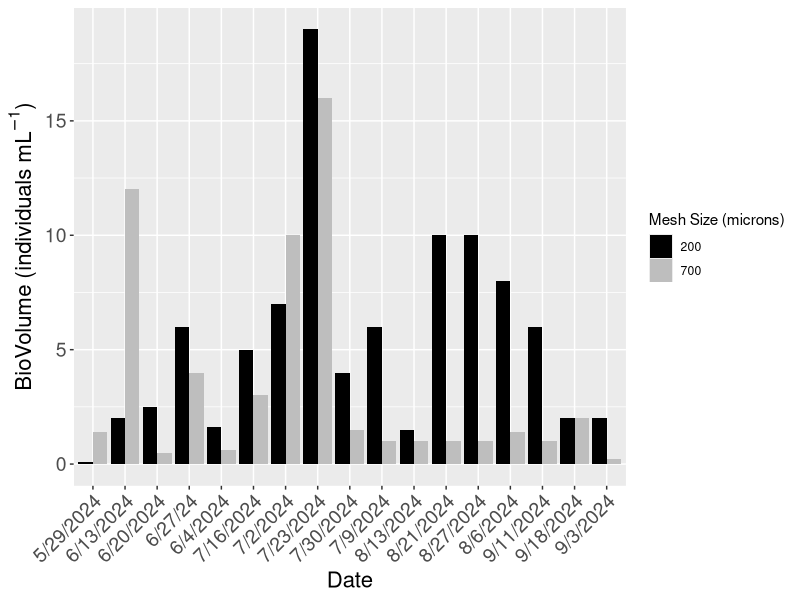

Reproduce this figure in R. (Note: this script raises an error after producing the figure.)
## ---- chunk 1
time_series <- read.csv("time_series_final.csv")
time_series
time_series <- na.omit(time_series)
time_series
## ---- chunk 2
time_series_df <- as.data.frame(time_series)
tow <- as.factor(time_series_df$Tow)
## ---- chunk 3
library(ggplot2)
library(dplyr)
## ---- chunk 4
# Use filter to extract specific locations
ram_time_series <- time_series_df %>%
  filter(Site %in% c("Ram"))
ram_time_series_df <- as.data.frame(ram_time_series)
print(ram_time_series_df)
tow <- as.factor(ram_time_series_df$Tow)

## ---- chunk 5
# Create the plot
biovolume_plot <- ggplot(data = ram_time_series_df, aes(x = Date, y = BioVol, fill = tow)) + 
  geom_bar(stat = "identity", position = "dodge") +  # Use dodge for side-by-side bars
  theme(axis.text.x = element_text(angle = 45, hjust = 1, size = 14),  # Rotate x-axis labels for readability and adjust size
    axis.text.y = element_text(size = 14),  # Adjust y-axis text size
    axis.title.x = element_text(size = 16),  # Adjust x-axis title size
    axis.title.y = element_text(size = 16),  # Adjust y-axis title size
    plot.title = element_text(size = 22, hjust = 0.5)) + # Adjust title size and center it)) +  # Rotate x-axis labels for readability
  ylab(expression("BioVolume (individuals" ~ mL^{-1} * ")")) + 
  xlab("Date") +  # Rename axis titles
  labs(fill = "Mesh Size (microns)") +  # Add a title
  scale_fill_manual(values = c("200" = "black", 
                                "700" = "grey"))  # Define custom colors
print(biovolume_plot)  # Show the plot
## ---- chunk 6
# Summarize the data by Species and Count
summary_count_ram <- ram_time_series %>%
  group_by(Species, Tow) %>%
  summarize(total_count = sum(Count), .groups = 'drop') %>%
  arrange(desc(total_count))  # Sort in descending order

# Print the summarized result
print(summary_count_ram)
## ---- chunk 7
meso <- read.csv("relative_abundance_ram_meso.csv")
relative_abundance_ram_meso_df <- as.data.frame(relative_abundance_ram_meso)
## ---- chunk 8
tow <- as.factor(relative_abundance_ram_meso_df$Tow)
stacked_bar_plot_ram_200 <- ggplot(relative_abundance_ram_meso_df, aes(x = tow, y = Relative_Abundance, fill = Species)) +
  geom_bar(stat = "identity") +
  labs(x = "Tow (microns)", y = "Relative Abundance") +
  scale_fill_manual(values = c("Centropages_sp" = "#9FE2BF", "Acartia_sp" = "#89CFF0", "Calanus_sp" = "#0000FF", "Evadne_nordmanni" = "#191970", "Paracalanus_sp" = "#0096FF", "Temora_longicornis" = "#00A36C", "Oithona_sp" = "#7393B3", "Podon_polyphemoides" = "#5D3FD3", "Pseudocalanus_sp" = "#4682B4", "Copepod_nauplii" = "#CCCCFF")) +  # Custom colors
  theme_minimal()

print(stacked_bar_plot_ram_200)
## ---- chunk 9
relative_abundance_ram_macro <- read.csv("relative_abundance_ram_macro.csv")
relative_abundance_ram_macro_df <- as.data.frame(relative_abundance_ram_macro)
## ---- chunk 10
tow <- as.factor(relative_abundance_ram_macro_df$Tow)
stacked_bar_plot_ram_700 <- ggplot(relative_abundance_ram_macro_df, aes(x = tow, y = Relative_Abundance, fill = Species)) +
  geom_bar(stat = "identity", width = 0.6) +
  labs(title = "Stacked Bar Graph", x = "Tow (microns)", y = "Relative Abundance") +
  scale_fill_manual(values = c("Centropages_sp" = "#9FE2BF", "Acartia_sp" = "#89CFF0", "Calanus_sp" = "#0000FF", "Evadne_nordmanni" = "#191970", "Paracalanus_sp" = "#0096FF", "Obelia_sp" = "#AAFF00", "Carcinus_maenas" = "#AFE1AF", "Podon_polyphemoides" = "#5D3FD3", "Pseudocalanus_sp" = "#4682B4", "Gammarus_sp" = "#454B1B")) +  # Custom colors
  theme_minimal()

print(stacked_bar_plot_ram_700)
## ---- chunk 11
ram_relative_abundance <- read.csv("ram_relative_abundance.csv")
ram_relative_abundance_df <- as.data.frame(ram_relative_abundance)
## ---- chunk 12
tow <- as.factor(ram_relative_abundance_df$Tow)
stacked_bar_plot_ram <- ggplot(ram_relative_abundance_df, aes(x = tow, y = Relative_Abundance, fill = Species)) +
  geom_bar(stat = "identity", width = 0.5) +
  labs(x = "Tow (microns)", y = "Relative Abundance (%)") +
  scale_fill_manual(values = c("Centropages_sp" = "#9FE2BF", "Acartia_sp" = "#89CFF0", "Calanus_sp" = "#0000FF", "Evadne_nordmanni" = "#191970", "Paracalanus_sp" = "#0096FF", "Obelia_sp" = "#AAFF00", "Carcinus_maenas" = "#008080", "Podon_polyphemoides" = "#5D3FD3", "Pseudocalanus_sp" = "#4682B4", "Gammarus_sp" = "#454B1B", "Oithona_sp" = "#7393B3", "Temora_longicornis" = "#00A36C", "Copepod_nauplii" = "#CCCCFF")) +  # Custom colors
  theme_minimal()

print(stacked_bar_plot_ram)
## ---- chunk 13
# Summarize the data by Species and Count
summary_date_count_ram <- ram_time_series %>%
  group_by(Species, Tow, Date) %>%
  summarize(total_count = sum(Count), .groups = 'drop') %>%
  arrange(desc(total_count))  # Sort in descending order

# Print the summarized result
print(summary_date_count_ram)
## ---- chunk 14

ram_sorted_date_count <- summary_date_count_ram %>%
  filter(Species %in% c("Acartia_sp", "Calanus_sp", "Evadne_nordmanni", "Paracalanus_sp", "Obelia_sp", "Carcinus_maenas", "Podon_polyphemoides", "Pseudocalanus_sp", "Gammarus_sp", "Oithona_sp", "Temora_longicornis", "Copepod_nauplii", "Centropages_sp"))

date_count_ram_df <- as.data.frame(ram_sorted_date_count)

# Create the line graph
line_graph <- ggplot(data = date_count_ram_df, aes(x = Date, y = total_count, color = Species, group = Species)) +
  geom_line(size = 0.9) +  # Add lines
  geom_point() + # Optionally add points at data points
  theme(axis.text.x = element_text(angle = 45, hjust = 1)) +  # Rotate x-axis labels for readability
  ylab("Count") + xlab("Date") +  # Rename axis titles
  scale_color_manual(values = c(
    "Acartia_sp" = "#89CFF0", "Calanus_sp" = "#0000FF", "Evadne_nordmanni" = "#191970", "Paracalanus_sp" = "#0096FF", "Obelia_sp" = "#AAFF00", "Carcinus_maenas" = "#008080", "Podon_polyphemoides" = "#5D3FD3", "Pseudocalanus_sp" = "#4682B4", "Gammarus_sp" = "#454B1B", "Oithona_sp" = "#7393B3", "Temora_longicornis" = "#00A36C", "Copepod_nauplii" = "#CCCCFF", "Centropages_sp" = "#9FE2BF"
  )) +  # Define colors for each species
  labs(title = "Count of Top Zooplankton Species Over Date")  # Add a title if desired

print(line_graph)  # Show the plot
## ---- chunk 15

meso_ram_sorted_date_count <- summary_date_count_ram %>%
  filter(Species %in% c("Acartia_sp", "Calanus_sp", "Evadne_nordmanni", "Paracalanus_sp", "Podon_polyphemoides", "Pseudocalanus_sp", "Oithona_sp", "Temora_longicornis", "Copepod_nauplii", "Centropages_sp"), Tow %in% c("200"))

meso_date_count_ram_df <- as.data.frame(meso_ram_sorted_date_count)

# Create the line graph
meso_line_graph <- ggplot(data = meso_date_count_ram_df, aes(x = Date, y = total_count, color = Species, group = Species)) +
  geom_line(size = 0.9) +  # Add lines
  geom_point() + # Optionally add points at data points
  theme(
    axis.text.x = element_text(angle = 45, hjust = 1, size = 12),  # Adjust x-axis text size
    axis.text.y = element_text(size = 14),  # Adjust y-axis text size
    axis.title.x = element_text(size = 16),  # Adjust x-axis title size
    axis.title.y = element_text(size = 16),   # Adjust y-axis title size
    plot.title = element_text(size = 22, hjust = 0.5)
  ) + 
  ylab(expression("Count (individuals" ~ m^{-3} * ")")) + xlab("Date") +  # Rename axis titles
  scale_color_manual(values = c(
    "Acartia_sp" = "#89CFF0", "Calanus_sp" = "#0000FF", "Evadne_nordmanni" = "#191970", "Paracalanus_sp" = "#0096FF", "Podon_polyphemoides" = "#5D3FD3", "Pseudocalanus_sp" = "#4682B4", "Oithona_sp" = "#7393B3", "Temora_longicornis" = "#00A36C", "Copepod_nauplii" = "#CCCCFF", "Centropages_sp" = "#9FE2BF"
  )) +  # Define colors for each species
  labs()  # Add a title if desired

print(meso_line_graph)  # Show the plot
## ---- chunk 16

macro_ram_sorted_date_count <- summary_date_count_ram %>%
  filter(Species %in% c("Acartia_sp", "Calanus_sp", "Evadne_nordmanni", "Paracalanus_sp", "Obelia_sp", "Carcinus_maenas", "Podon_polyphemoides", "Pseudocalanus_sp", "Gammarus_sp", "Centropages_sp"), Tow %in% c("700"))

macro_date_count_ram_df <- as.data.frame(macro_ram_sorted_date_count)

# Create the line graph
macro_line_graph <- ggplot(data = macro_date_count_ram_df, aes(x = Date, y = total_count, color = Species, group = Species)) +
  geom_line(size = 0.9) +  # Add lines
  geom_point() + # Optionally add points at data points
  theme(
    axis.text.x = element_text(angle = 45, hjust = 1, size = 12),  # Adjust x-axis text size
    axis.text.y = element_text(size = 14),  # Adjust y-axis text size
    axis.title.x = element_text(size = 16),  # Adjust x-axis title size
    axis.title.y = element_text(size = 16),   # Adjust y-axis title size
    plot.title = element_text(size = 22, hjust = 0.5)
  ) + 
  ylab(expression("BioVolume (individuals" ~ mL^{-1} * ")")) + xlab("Date") +  # Rename axis titles
  scale_color_manual(values = c(
    "Acartia_sp" = "#89CFF0", "Calanus_sp" = "#0000FF", "Evadne_nordmanni" = "#191970", "Paracalanus_sp" = "#0096FF", "Obelia_sp" = "#50C878", "Carcinus_maenas" = "#008080", "Podon_polyphemoides" = "#5D3FD3", "Pseudocalanus_sp" = "#4682B4", "Gammarus_sp" = "#454B1B", "Centropages_sp" = "#9FE2BF"
  )) +  # Define colors for each species
  labs()  # Add a title if desired

print(macro_line_graph)  # Show the plot
## ---- chunk 17
month_biovol <- read.csv("month_biovol.csv")
month_biovol
## ---- chunk 18
meso_biovol <- month_biovol %>%
  filter(Tow %in% c("200"))
month <- as.factor(meso_biovol$Month)
biovol <- as.numeric(meso_biovol$BioVol)
meso_aov <- aov(BioVol ~ month, data = meso_biovol)
summary(meso_aov)
TukeyHSD(meso_aov)
## ---- chunk 19
t.test(meso_biovol$BioVol)
## ---- chunk 20
macro_biovol <- month_biovol %>%
  filter(Tow %in% c("700"))
month <- as.factor(macro_biovol$Month)
biovol <- as.numeric(macro_biovol$BioVol)
macro_aov <- aov(biovol ~ month, data=macro_biovol, var.equal=TRUE)
summary(macro_aov)
TukeyHSD(macro_aov)
## ---- chunk 21
t.test(macro_biovol$BioVol)
